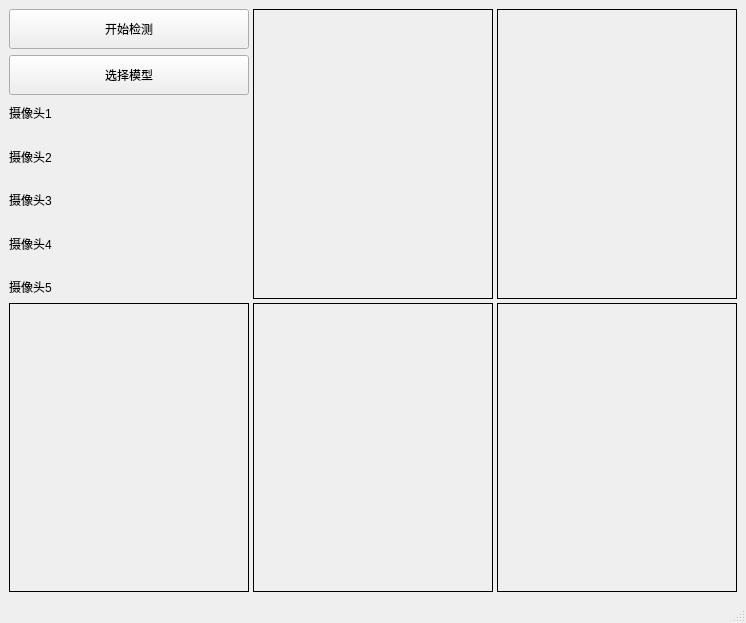
<?xml version="1.0" encoding="UTF-8"?>
<ui version="4.0">
 <class>MainWindow</class>
 <widget class="QMainWindow" name="MainWindow">
  <property name="geometry">
   <rect>
    <x>0</x>
    <y>0</y>
    <width>746</width>
    <height>623</height>
   </rect>
  </property>
  <property name="sizePolicy">
   <sizepolicy hsizetype="Expanding" vsizetype="Expanding">
    <horstretch>0</horstretch>
    <verstretch>0</verstretch>
   </sizepolicy>
  </property>
  <property name="windowTitle">
   <string>MainWindow</string>
  </property>
  <widget class="QWidget" name="centralwidget">
   <layout class="QHBoxLayout" name="horizontalLayout">
    <item>
     <layout class="QGridLayout" name="gridLayout" rowstretch="1,1" columnstretch="1,0,1,1">
      <property name="bottomMargin">
       <number>0</number>
      </property>
      <property name="spacing">
       <number>4</number>
      </property>
      <item row="1" column="0">
       <widget class="QLabel" name="label_layout3">
        <property name="styleSheet">
         <string notr="true">border: 1px solid black;</string>
        </property>
        <property name="text">
         <string/>
        </property>
       </widget>
      </item>
      <item row="0" column="2">
       <widget class="QLabel" name="label_layout1">
        <property name="styleSheet">
         <string notr="true">border: 1px solid black;</string>
        </property>
        <property name="text">
         <string/>
        </property>
       </widget>
      </item>
      <item row="1" column="3">
       <widget class="QLabel" name="label_layout5">
        <property name="styleSheet">
         <string notr="true">border: 1px solid black;</string>
        </property>
        <property name="text">
         <string/>
        </property>
       </widget>
      </item>
      <item row="0" column="3">
       <widget class="QLabel" name="label_layout2">
        <property name="styleSheet">
         <string notr="true">border: 1px solid black;</string>
        </property>
        <property name="text">
         <string/>
        </property>
       </widget>
      </item>
      <item row="1" column="2">
       <widget class="QLabel" name="label_layout4">
        <property name="styleSheet">
         <string notr="true">border: 1px solid black;</string>
        </property>
        <property name="text">
         <string/>
        </property>
       </widget>
      </item>
      <item row="0" column="0">
       <layout class="QVBoxLayout" name="verticalLayout">
        <property name="spacing">
         <number>6</number>
        </property>
        <item>
         <widget class="QPushButton" name="pushButton_start">
          <property name="minimumSize">
           <size>
            <width>100</width>
            <height>40</height>
           </size>
          </property>
          <property name="maximumSize">
           <size>
            <width>300</width>
            <height>40</height>
           </size>
          </property>
          <property name="text">
           <string>开始检测</string>
          </property>
         </widget>
        </item>
        <item>
         <widget class="QPushButton" name="pushButton_model">
          <property name="minimumSize">
           <size>
            <width>100</width>
            <height>40</height>
           </size>
          </property>
          <property name="maximumSize">
           <size>
            <width>300</width>
            <height>40</height>
           </size>
          </property>
          <property name="text">
           <string>选择模型</string>
          </property>
         </widget>
        </item>
        <item>
         <layout class="QGridLayout" name="gridLayout_2">
          <property name="verticalSpacing">
           <number>19</number>
          </property>
          <item row="0" column="0">
           <widget class="QLabel" name="label_camera1">
            <property name="text">
             <string>摄像头1</string>
            </property>
           </widget>
          </item>
          <item row="0" column="1">
           <widget class="QLabel" name="label_status1">
            <property name="text">
             <string/>
            </property>
           </widget>
          </item>
          <item row="1" column="0">
           <widget class="QLabel" name="label_camera2">
            <property name="text">
             <string>摄像头2</string>
            </property>
           </widget>
          </item>
          <item row="1" column="1">
           <widget class="QLabel" name="label_status2">
            <property name="text">
             <string/>
            </property>
           </widget>
          </item>
          <item row="2" column="0">
           <widget class="QLabel" name="label_camera3">
            <property name="text">
             <string>摄像头3</string>
            </property>
           </widget>
          </item>
          <item row="2" column="1">
           <widget class="QLabel" name="label_status3">
            <property name="text">
             <string/>
            </property>
           </widget>
          </item>
          <item row="3" column="0">
           <widget class="QLabel" name="label_camera4">
            <property name="text">
             <string>摄像头4</string>
            </property>
           </widget>
          </item>
          <item row="3" column="1">
           <widget class="QLabel" name="label_status4">
            <property name="text">
             <string/>
            </property>
           </widget>
          </item>
          <item row="4" column="0">
           <widget class="QLabel" name="label_camera5">
            <property name="text">
             <string>摄像头5</string>
            </property>
            <property name="alignment">
             <set>Qt::AlignLeading|Qt::AlignLeft|Qt::AlignVCenter</set>
            </property>
           </widget>
          </item>
          <item row="4" column="1">
           <widget class="QLabel" name="label_status5">
            <property name="text">
             <string/>
            </property>
           </widget>
          </item>
         </layout>
        </item>
       </layout>
      </item>
     </layout>
    </item>
   </layout>
  </widget>
  <widget class="QMenuBar" name="menubar">
   <property name="geometry">
    <rect>
     <x>0</x>
     <y>0</y>
     <width>746</width>
     <height>22</height>
    </rect>
   </property>
  </widget>
  <widget class="QStatusBar" name="statusbar"/>
 </widget>
 <resources/>
 <connections/>
</ui>
